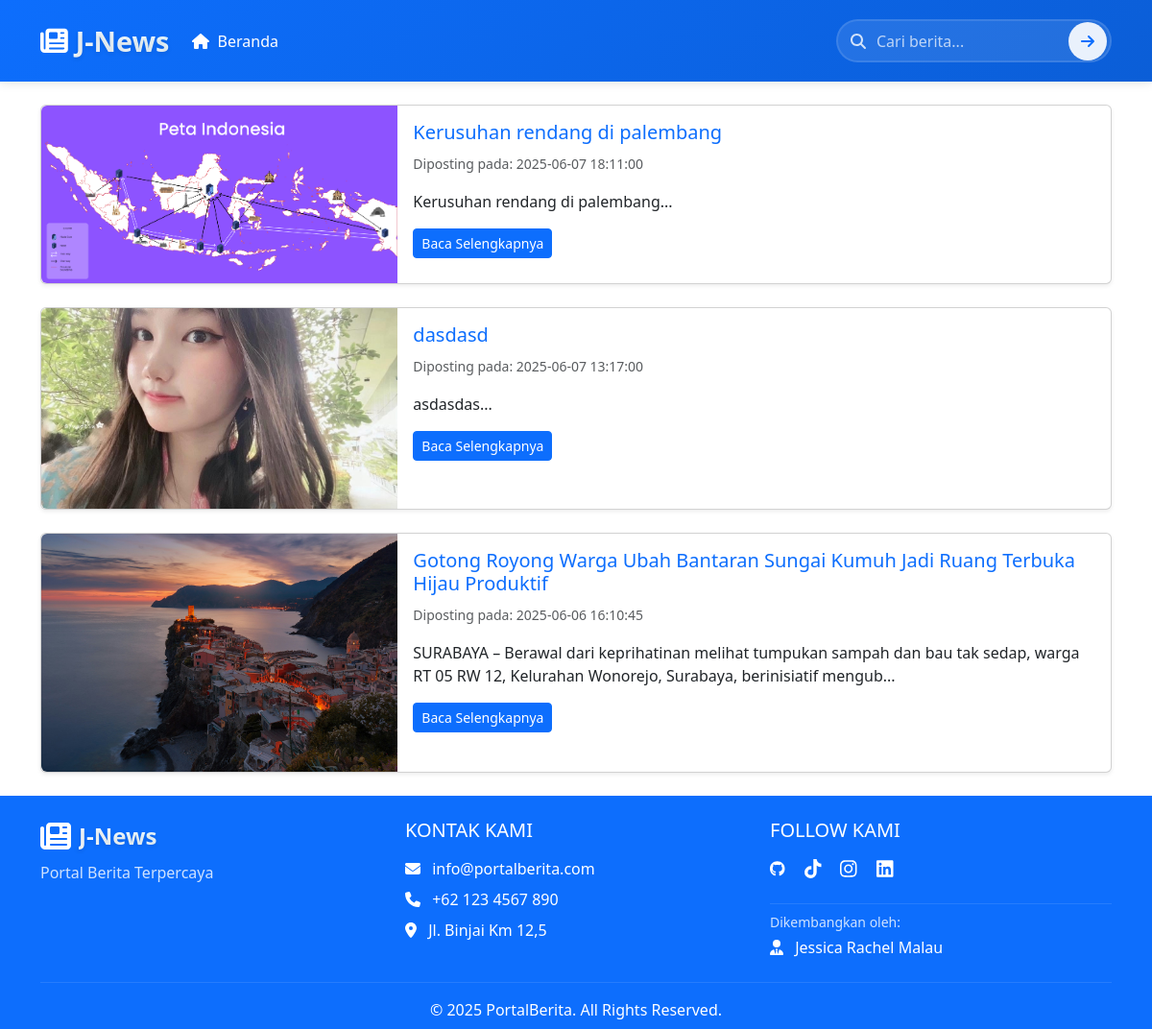
The page /kategori.php?id=2 on the database its author committed.
### tables this page shows
CREATE TABLE `berita` (
  `id` int NOT NULL,
  `judul` varchar(255) DEFAULT NULL,
  `slug` varchar(255) DEFAULT NULL,
  `isi` text,
  `gambar` varchar(255) DEFAULT NULL,
  `tanggal` datetime DEFAULT NULL,
  `id_kategori` int DEFAULT NULL
);

### kategori.php (the view)
<?php include 'inc/header.php'; include 'db/config.php'; ?>
<div class="container mt-4">
<?php
$id = $_GET['id'];
$sql = $conn->query("SELECT * FROM berita WHERE id_kategori=$id ORDER BY tanggal DESC");
if ($sql->num_rows > 0) {
  while($b = $sql->fetch_assoc()) {
    echo "<div class='card mb-4 shadow-sm'>
            <div class='row g-0'>
              <div class='col-md-4'>
                <img src='uploads/{$b['gambar']}' class='img-fluid rounded-start' alt='...' style='object-fit: cover; height: 100%; width: 100%;'>
              </div>
              <div class='col-md-8'>
                <div class='card-body'>
                  <h5 class='card-title'><a href='detail.php?slug={$b['slug']}' class='text-decoration-none'>{$b['judul']}</a></h5>
                  <p class='card-text'><small class='text-muted'>Diposting pada: {$b['tanggal']}</small></p>
                  <p class='card-text'>".substr(strip_tags($b['isi']), 0, 150)."...</p>
                  <a href='detail.php?slug={$b['slug']}' class='btn btn-primary btn-sm'>Baca Selengkapnya</a>
                </div>
              </div>
            </div>
          </div>";
  }
} else {
  echo "<div class='alert alert-warning'>Tidak ada berita dalam kategori ini.</div>";
}
?>
</div>
<?php include 'inc/footer.php'; ?>

### inc/header.php (shortened to what this page needs)
<!DOCTYPE html>
<html lang="id">
<head>
  <link href="https://cdn.jsdelivr.net/npm/bootstrap@5.3.0/dist/css/bootstrap.min.css" rel="stylesheet">
  <link rel="stylesheet" href="https://cdnjs.cloudflare.com/ajax/libs/font-awesome/6.4.0/css/all.min.css">
</head>
<body class="d-flex flex-column min-vh-100">
  <nav class="navbar navbar-expand-lg navbar-dark py-3">
    <div class="container">
      <a class="navbar-brand d-flex align-items-center" href="index.php">
        <i class="fas fa-newspaper me-2"></i>J-News
      </a>
      <div class="collapse navbar-collapse" id="navbarContent">
        <ul class="navbar-nav me-auto mb-2 mb-lg-0">
          <li class="nav-item">
            <a class="nav-link active" href="index.php"><i class="fas fa-home me-1"></i> Beranda</a>
          </li>
        </ul>
        <form class="d-flex ms-lg-3 my-2 my-lg-0" action="search.php" method="GET">
          <div class="search-container">
            <i class="fas fa-search search-icon"></i>
            <input class="form-control search-input" type="search" placeholder="Cari berita..." name="q" aria-label="Search">
            <button class="btn search-btn" type="submit">
              <i class="fas fa-arrow-right"></i>
            </button>
          </div>
        </form>
      </div>
    </div>
  </nav>

### inc/footer.php (shortened to what this page needs)
<footer class="bg-primary text-white pt-4 pb-2 mt-auto">
  <div class="container">
    <div class="row">
      <div class="col-md-4 mb-4 mb-md-0">
        <div class="d-flex align-items-center justify-content-center justify-content-md-start">
          <i class="fas fa-newspaper fa-2x me-2 text-white"></i>
          <span class="navbar-brand mb-0 text-white" style="font-weight: 700; font-size: 1.5rem;">J-News</span>
        </div>
        <p class="mt-2" style="opacity: 0.8;">Portal Berita Terpercaya</p>
      </div>
      <div class="col-md-4 mb-4 mb-md-0">
        <h5 class="text-uppercase mb-3">Kontak Kami</h5>
        <ul class="list-unstyled">
          <li class="mb-2"><i class="fas fa-envelope me-2"></i> info@portalberita.com</li>
          <li class="mb-2"><i class="fas fa-phone me-2"></i> +62 123 4567 890</li>
          <li><i class="fas fa-map-marker-alt me-2"></i> Jl. Binjai Km 12,5</li>
        </ul>
      </div>
      <div class="col-md-4">
        <h5 class="text-uppercase mb-3">Follow Kami</h5>
        <div class="social-icons">
          <a href="https://github.com/Jessica-malau" class="text-white me-3"> <i class="fa-brands fa-github"></i></a>
          <a href="https://www.tiktok.com/@rachelmlu?_t=ZS-8x5m878lFye&_r=1" class="text-white me-3"><i class="fab fa-tiktok fa-lg"></i></a>
          <a href="https://www.instagram.com/jscrchel/profilecard/?igsh=bjVud2N1NHYzOHB1" class="text-white me-3"><i class="fab fa-instagram fa-lg"></i></a>
           <a href="https://www.linkedin.com/in/jessica-rachel-br-malau-38418a362/" class="text-white me-3"><i class="fab fa-linkedin fa-lg"></i></a>
        </div>
        <div class="creator-info mt-4 pt-2 border-top" style="border-color: rgba(255,255,255,0.1) !important;">
          <p class="small mb-1" style="opacity: 0.8;">Dikembangkan oleh:</p>
          <p class="mb-0"><i class="fas fa-user-tie me-2"></i> Jessica Rachel Malau</p>
        </div>
      </div>
    </div>
    <div class="text-center mt-4 pt-3 border-top" style="border-color: rgba(255,255,255,0.1) !important;">
      <p class="mb-0">&copy; 2025 PortalBerita. All Rights Reserved.</p>
    </div>
  </div>
</footer>
</body>
</html>

### inc/header.php (style rules this page uses)
.navbar { box-shadow: 0 2px 10px rgba(0, 0, 0, 0.1); transition: all 0.3s ease; background: linear-gradient(135deg, #0d6efd 0%, #0b5ed7 100%); }
.navbar-brand { font-weight: 700; font-size: 1.8rem; background: linear-gradient(45deg, #ffffff, #e6f7ff); -webkit-background-clip: text; -webkit-text-fill-color: transparent; transition: all 0.3s ease; text-shadow: 0 2px 4px rgba(0,0,0,0.1); }
.search-container { position: relative; width: 100%; max-width: 500px; }
.search-input { padding-left: 40px; border-radius: 25px !important; border: 2px solid rgba(255,255,255,0.2); background-color: rgba(255,255,255,0.1); color: white; transition: all 0.4s ease; height: 45px; }
.search-input::placeholder { color: rgba(255,255,255,0.7); }
.search-icon { position: absolute; left: 15px; top: 50%; transform: translateY(-50%); color: rgba(255,255,255,0.8); z-index: 4; }
.search-btn { position: absolute; right: 5px; top: 50%; transform: translateY(-50%); background: rgba(255,255,255,0.9); border: none; border-radius: 20px !important; width: 40px; height: 40px; color: #0d6efd; transition: all 0.3s ease; display: flex; align-items: center; justify-content: center; }

### rows shown on the page
berita: gambar (picture), judul "Kerusuhan rendang di palembang", tanggal "2025-06-07 18:11:00", isi "Kerusuhan rendang di palembang"
berita: gambar (picture), judul "dasdasd", tanggal "2025-06-07 13:17:00", isi "asdasdas"
berita: gambar (picture), judul "Gotong Royong Warga Ubah Bantaran Sungai Kumuh Jadi Ruang Terbuka Hijau Produktif", tanggal "2025-06-06 16:10:45", isi "SURABAYA – Berawal dari keprihatinan melihat tumpukan sampah dan bau tak sedap, warga RT 05 RW 12, Kelurahan Wonorejo, Surabaya, berinisiatif mengub"
